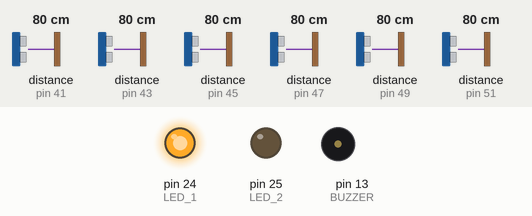
The sketch below on a simulated Arduino Mega 2560, built with avr-gcc and run on an emulated ATmega2560. Shown: output pins drawn as LEDs (lit = HIGH), buzzer (waves = sounding, pin HIGH). Wiring (inferred from the names in the program): 6 × ultrasonic range finder: trigger pin 40, echo pin 41 / trigger pin 42, echo pin 43 / trigger pin 44, echo pin 45 / trigger pin 46, echo pin 47 / trigger pin 48, echo pin 49 / trigger pin 50, echo pin 51. Inputs (shaded band) come from the test bench; at power-on: distance to the obstacle (sensors on pin 41, pin 43, pin 45, pin 47, pin 49, pin 51) 80 cm. The echo pulse lasts 58.3 µs per cm; pins used as bus, display or sensor lines are not drawn; what the sketch prints to the serial monitor is not drawn.

Above: at 0.1 s.
Timing chart, 0 to 1.6 s (numbered marks = the images above):
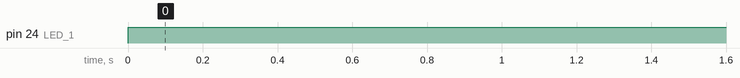

The sketch:

4_3sensor.ino
```cpp
/*
 *
 * POST
 *
 */

int POSTtrigPin1 = 2;
int POSTechoPin1 = 3;

int POSTtrigPin2 = 4;
int POSTechoPin2 = 5;

int POSTtrigPin3 = 6;
int POSTechoPin3 = 7;

int POSTtrigPin4 = 8;
int POSTechoPin4 = 9;

/*
 *
 * TOP
 *
 */

int TOPtrigPin1 = 40;
int TOPechoPin1 = 41;

int TOPtrigPin2 = 42;
int TOPechoPin2 = 43;

int TOPtrigPin3 = 44;
int TOPechoPin3 = 45;

int TOPtrigPin4 = 46;
int TOPechoPin4 = 47;

int TOPtrigPin5 = 48;
int TOPechoPin5 = 49;

int TOPtrigPin6 = 50;
int TOPechoPin6 = 51;


int LED_1 = 24;
int LED_2 = 25;
int BUZZER = 13;

const int num_sensor = 10;

const int post_sensor = 4;
const int top_sensor = 6;

float POSTdistance_array[post_sensor];
float TOPdistance_array[top_sensor];

//unsigned int distance_array[] = {POSTdistance_array, TOPdistance_array};

int POSTtrigPinArray[post_sensor] = {POSTtrigPin1, POSTtrigPin2, POSTtrigPin3, POSTtrigPin4};
int TOPtrigPinArray[top_sensor] = {TOPtrigPin1, TOPtrigPin2, TOPtrigPin3, TOPtrigPin4, TOPtrigPin5, TOPtrigPin6};

int POSTechoPinArray[post_sensor] = {POSTechoPin1, POSTechoPin2, POSTechoPin3, POSTechoPin4};
int TOPechoPinArray[top_sensor] = {TOPechoPin1, TOPechoPin2, TOPechoPin3, TOPechoPin4, TOPechoPin5, TOPechoPin6};

bool POSTgoalArray[post_sensor];
bool TOPgoalArray[top_sensor];

float maxDistPOST = 56;
float maxDistTOP = 41;


void goal_scored() {
    digitalWrite(LED_2, HIGH);
    digitalWrite(BUZZER, HIGH);
    delay(500);
    digitalWrite(LED_2, LOW);
    digitalWrite(BUZZER, LOW);
    Serial.println ("GOAL");
    Serial.println();
    Serial.println();
    digitalWrite(LED_1, LOW);
    delay(10000);
    digitalWrite(LED_1, HIGH);

}

/*void print_distance( int arg_print, int array_choice ) {
  if (array_choice == top_sensor) {
    if (TOPdistance_array[arg_print] >= 500 /*|| distance <= 0) {
      Serial.println(" OUT OF RANGE ");
    }
    else {
      Serial.print("Sensor ");
      Serial.print(arg_print+1);
      Serial.print(" - ");
      Serial.print(TOPdistance_array[arg_print]);
      Serial.println (" cm ");

    }
  }
  if (array_choice == post_sensor) {
    if (POSTdistance_array[arg_print] >= 500 /*|| distance <= 0) {
      Serial.println(" OUT OF RANGE ");
    }
    else {
      Serial.print("Sensor ");
      Serial.print(arg_print+7);
      Serial.print(" - ");
      Serial.print(POSTdistance_array[arg_print]);
      Serial.println (" cm ");

    }
  }
}*/

int goal_check( int counter_val, int array_choice) {
  //Serial.print(array_choice);
  //Serial.print(" ");
  Serial.println(counter_val);
  if (array_choice == 1) {
    if (counter_val == 3 || counter_val == 2) {
      for (int j = 0; j <= (top_sensor-1); j++) {
        if (TOPgoalArray[j] == 1) {
          if (TOPgoalArray[j+1] == 1) {
            return 1;
          }
        }
      }
    }
  }
  if (array_choice == 2) {
    if (counter_val == 1) {
      return 1;
    }
  }
  return 0;

}

float sensor_trigger( int arg_sensor, int array_num ) {
  //MAKE DURATION LOCAL VAR
  float duration = 0;
  float distance = 0;
  if (array_num == 1) {
    digitalWrite(TOPtrigPinArray[arg_sensor], LOW);
    delayMicroseconds(2);
    digitalWrite(TOPtrigPinArray[arg_sensor], HIGH);
    delayMicroseconds(10);
    digitalWrite(TOPtrigPinArray[arg_sensor], LOW);
    duration = pulseIn(TOPechoPinArray[arg_sensor], HIGH);
    distance = (duration/2) / 29.1;
  }
  if (array_num == 2) {
    digitalWrite(POSTtrigPinArray[arg_sensor], LOW);
    delayMicroseconds(2);
    digitalWrite(POSTtrigPinArray[arg_sensor], HIGH);
    delayMicroseconds(10);
    digitalWrite(POSTtrigPinArray[arg_sensor], LOW);
    duration = pulseIn(POSTechoPinArray[arg_sensor], HIGH);
    distance = (duration/2) / 29.1;
  }
  return distance;
}

void setup() {
  Serial.begin (9600);
  pinMode(LED_1, OUTPUT);
  pinMode(LED_2, OUTPUT);
  pinMode(BUZZER, OUTPUT);
  pinMode(POSTtrigPin1, OUTPUT);
  pinMode(POSTechoPin1, INPUT);
  pinMode(POSTtrigPin2, OUTPUT);
  pinMode(POSTechoPin2, INPUT);
  pinMode(POSTtrigPin3, OUTPUT);
  pinMode(POSTechoPin3, INPUT);
  pinMode(POSTtrigPin4, OUTPUT);
  pinMode(POSTechoPin4, INPUT);
  pinMode(TOPtrigPin1, OUTPUT);
  pinMode(TOPechoPin1, INPUT);
  pinMode(TOPtrigPin2, OUTPUT);
  pinMode(TOPechoPin2, INPUT);
  pinMode(TOPtrigPin3, OUTPUT);
  pinMode(TOPechoPin3, INPUT);
  pinMode(TOPtrigPin4, OUTPUT);
  pinMode(TOPechoPin4, INPUT);
  pinMode(TOPtrigPin5, OUTPUT);
  pinMode(TOPechoPin5, INPUT);
  pinMode(TOPtrigPin6, OUTPUT);
  pinMode(TOPechoPin6, INPUT);

  for (int i = 0; i < post_sensor; i++) {
    POSTdistance_array[i] = maxDistPOST;
  }

  for (int i = 0; i < top_sensor; i++) {
    TOPdistance_array[i] = maxDistTOP;
  }

}


void loop() {
  //Serial.println("void loop started");
  int counter = 0;
  int counter_1 = 0;
  int sensor_counter = 0;
  digitalWrite(LED_1, HIGH);
  //Serial.println("Initializing top array");
  for (int k = 0; k <= (top_sensor-1); k++) {
    TOPgoalArray[k] = 0;
  }
  //Serial.println("Initializing post array");
  for (int k = 0; k <= (post_sensor-1); k++) {
    POSTgoalArray[k] = 0;
  }
  for (int j = 0; j <= (top_sensor-1); j++) {
    //Serial.print("j = ");
    //Serial.println(j);
    //delay(100);
    TOPdistance_array[j] = sensor_trigger(j, 1);
    //print_distance(j, top_sensor);
    /*Serial.print("DISTANCE = ");
    Serial.print(TOPdistance_array[j]);
    Serial.print(" maxDistTOP ");
    Serial.print(maxDistTOP);*/
    if (TOPdistance_array[j] < maxDistTOP) {
      //Serial.println(" I am in the loop thing ");
      //digitalWrite(LED_2, HIGH);
      //delay(200);
      //digitalWrite(LED_2, LOW);
      counter ++ ;
      //Serial.print("counter ");
      //Serial.println(counter);
      TOPgoalArray[j] = 1;
      //Serial.println(sensor_counter);
      //sensor_counter = goal_check(counter, top_sensor);
      //Serial.println(sensor_counter);

    }
  }

  //Serial.println(sensor_counter);
  sensor_counter = goal_check(counter, 1);
  //Serial.println();
  //Serial.print("Sensor counter = ");
  //Serial.println(sensor_counter);
  //counter = 0;
  /*digitalWrite(LED_2, HIGH);
  delay(200);
  digitalWrite(LED_2, LOW);*/

  if (sensor_counter == 1) {
    sensor_counter = 0;
    //Serial.println("Entered 2nd loop");
    for (int h = 0; h <= (post_sensor-1); h++) {
      POSTdistance_array[h] = sensor_trigger(h, 2);
      //print_distance(h, post_sensor);
      /*Serial.print("DISTANCE = ");
      Serial.println(POSTdistance_array[h]);
      Serial.print("maxDistPOST = ");
      Serial.println(maxDistPOST);*/
      if (POSTdistance_array[h] < maxDistPOST) {
        goal_scored();
        //counter_1 ++ ;
        //Serial.print("counter_1 ");
        //Serial.println(counter_1);
        POSTgoalArray[h] = 1;
      }
      //Serial.println(sensor_counter);
      //sensor_counter = goal_check(counter_1, 2);
      //Serial.println(sensor_counter);
      //Serial.println();
    }
  }

  /*if (sensor_counter == 1) {
    goal_scored();
  }*/


   /*if (counter == 2) {
    for (j = 0; j <= (top_sensor-1); j++) {
      if (TOPgoalArray[j] == 1) {
        if (TOPgoalArray[j+1] == 1) {
          goal_scored();
          break;
          /*if (counter_1 == 2) {
            for (h = 0; h <= (post_sensor-1); h++) {
              if (POSTgoalArray[h] == 1) {
                if (POSTgoalArray[h+1] == 1) {
                  goal_scored();
                  break;
                }
              }
            }
        }
        }
        else {
          break;
        }
       }
     }
   }*/


  //counter = 0;
  //counter_1 = 0;
  //sensor_counter = 0;


}
```

Measured:
- by itself, pin 24 (LED_1): LOW → HIGH at 0.00 s
